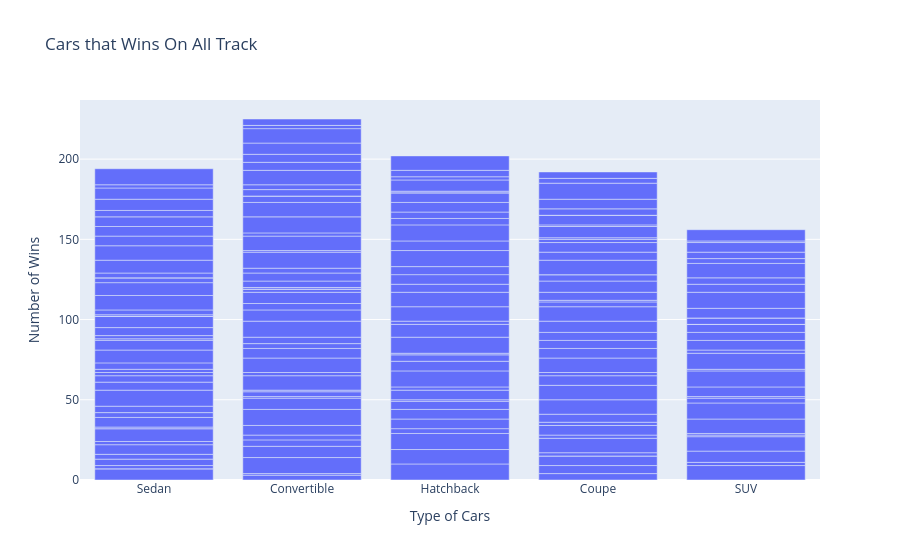

Notebook code for this chart:
### Code cell
"""
This file represents the 2D bar plot stating which type of cars irrespective of track type help
drivers win the race
"""

import plotly.express as px
import pandas as pd

data = pd.read_csv("https://raw.githubusercontent.com/adityaanand1908/econ8320-assignment-11/main/nascar_racing_data_extended.csv")

plot = px.bar(data,
                 x='Car Type',
                 y='Wins',
                 title='Cars that Wins On All Track',
                 labels={
                     'Car Type': 'Type of Cars',
                     'Wins': 'Number of Wins'
                 })


plot.show()

### Figure 1 — Plotly figure (JSON) as saved in the notebook; plotly's stock layout.template omitted (floating-point values rounded to 4 significant figures; data arrays with more than 128 entries replaced by an {"elided": "..."} marker saying what was removed)
{"data": [{"alignmentgroup": "True", "hovertemplate": "Type of Cars=%{x}<br>Number of Wins=%{y}<extra></extra>", "legendgroup": "", "marker": {"color": "#636efa", "pattern": {"shape": ""}}, "name": "", "offsetgroup": "", "orientation": "v", "showlegend": false, "textposition": "auto", "type": "bar", "x": {"elided": "200 str values"}, "xaxis": "x", "y": {"elided": "200 int values"}, "yaxis": "y"}], "layout": {"barmode": "relative", "legend": {"tracegroupgap": 0}, "title": {"text": "Cars that Wins On All Track"}, "xaxis": {"anchor": "y", "domain": [0, 1], "title": {"text": "Type of Cars"}}, "yaxis": {"anchor": "x", "domain": [0, 1], "title": {"text": "Number of Wins"}}}}
